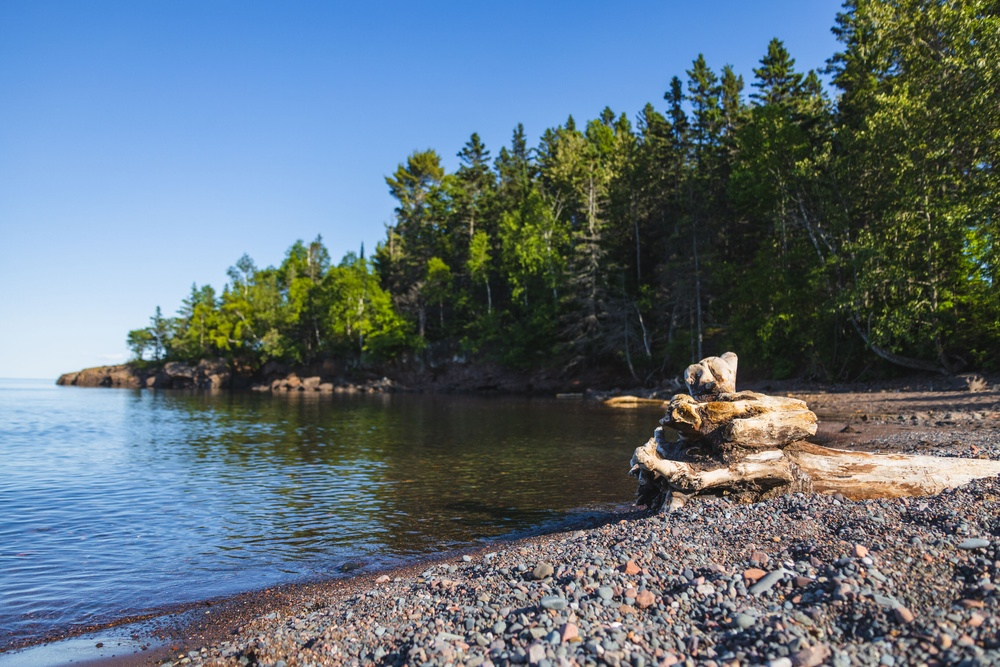
#> input picture examples/image_2.jpg, 1000 x 667 px, shrunk from 3274 x 2183 before the run
$ python -i main.py   (imports and definitions only)
#> lines starting #> are read from the running program, lines starting #| are printed output that depends on the picture; after the words box and inside, x2 and y2 are one past the last pixel; in counts of white or black regions, pixels touching at a corner belong together
### pixelsort/super_pixel_image.py
import numpy as np
from PIL import Image


class SuperPixelImage:
    def __init__(self, image: Image.Image, super_pixel_size: int):
        self.super_pixel_size = super_pixel_size
        self.source_image = image
        self.original_size = image.size
        self.scaled_image = (
            image.reduce(super_pixel_size) if super_pixel_size > 1 else image
        )
        self.size = self.scaled_image.size
        self.average_colors = np.asarray(self.scaled_image)

### pixelsort/sorting.py
import random
import typing

import numpy as np

from pixelsort.super_pixel_image import SuperPixelImage


def sort_image(
    size: typing.Tuple[int, int],
    super_pixel_image: SuperPixelImage,
    mask_data: np.ndarray,
    intervals: typing.List,
    randomness: float,
    sorting_function: typing.Callable[[np.ndarray], np.ndarray],
) -> np.ndarray:
    """Sorts the super pixel grid row by row within the given intervals.

    Returns perm, where perm[y, x] is the source column of the super pixel to
    place at grid position (x, y). Unmasked positions keep their own column.
    """
    width, height = size
    keys = sorting_function(super_pixel_image.average_colors)
    perm = np.tile(np.arange(width), (height, 1))

    for y in range(height):
        masked = np.nonzero(mask_data[y])[0]
        if masked.size == 0:
            continue
        bounds = np.asarray(intervals[y], dtype=np.intp)
        interval_ids = np.searchsorted(bounds, masked, side="right")
        keep_unsorted = np.array(
            [random.random() * 100 < randomness for _ in range(len(bounds) + 1)]
        )
        # Unsorted intervals use the column itself as key, preserving order;
        # lexsort is stable and groups by interval before comparing keys.
        row_keys = np.where(keep_unsorted[interval_ids], masked, keys[y, masked])
        order = np.lexsort((row_keys, interval_ids))
        perm[y, masked] = masked[order]
    return perm


# Sort functions. Each takes the (height, width, 4) array of average colors
# and returns a (height, width) array of sort keys.


def _channels(average_colors: np.ndarray):
    rgb = average_colors.astype(np.float64)
    return rgb[..., 0], rgb[..., 1], rgb[..., 2]


# [7 lines left out: function pixel_lightness, not called in this run]


def lightness(average_colors: np.ndarray) -> np.ndarray:
    """Sort by the lightness of a pixel according to a HLS representation."""
    # taken from rgb_to_hls
    r, g, b = _channels(average_colors)
    maxc = np.maximum(np.maximum(r, g), b)
    minc = np.minimum(np.minimum(r, g), b)
    return (minc + maxc) / 2.0


# [43 lines left out: functions hue, saturation, intensity, minimum, not called in this run]


sorting_choices = {
    "lightness": lightness,
    "hue": hue,
    "intensity": intensity,
    "minimum": minimum,
    "saturation": saturation,
}

### pixelsort/interval.py
import typing
from random import randint, random as random_range

import numpy as np
from PIL import ImageFilter

from pixelsort.sorting import lightness, pixel_lightness
from pixelsort.super_pixel_image import SuperPixelImage


# [17 lines left out: function edge, not called in this run]


def threshold(
    image: SuperPixelImage, lower_threshold: float, upper_threshold: float, **_
) -> typing.List[typing.List[int]]:
    """Intervals defined by lightness thresholds; only pixels with a lightness between the upper and lower thresholds
    are sorted."""
    level = lightness(image.average_colors)
    boundaries = (level < lower_threshold * 255) | (level > upper_threshold * 255)
    return [np.nonzero(row)[0] for row in boundaries]


# [79 lines left out: functions random, waves, file_mask, file_edges, none, not called in this run]


interval_choices = {
    "random": random,
    "threshold": threshold,
    "edges": edge,
    "waves": waves,
    "file": file_mask,
    "file-edges": file_edges,
    "none": none,
}

### pixelsort/main.py
import logging
import typing

import numpy as np
from PIL import Image

from pixelsort.constants import DEFAULTS
from pixelsort.interval import interval_choices
from pixelsort.sorting import sort_image
from pixelsort.sorting import sorting_choices
from pixelsort.util import crop_to
from pixelsort.super_pixel_image import SuperPixelImage


# [122 lines left out: functions pixelsort, _mask_array, _place_blocks, not called in this run]

>>> from PIL import Image
>>> picture = Image.open('../examples/image_2.jpg')
#> picture is the input picture: PIL image 1000x667 RGB; mean R, G, B 96.1, 111.8, 122.8
>>> result = pixelsort(picture)
#> in pixelsort, `mask_image = mask_image if mask_image else Image.new("1", original.siz..`: mask_image: PIL image 1000x667 1; every value is 1
#> in _mask_array, `source = np.asarray(mask_image)[:rows, :cols] > 0`: source: shape (667, 1000) bool; every value is 1
#> in lightness, `r, g, b = _channels(average_colors)`:
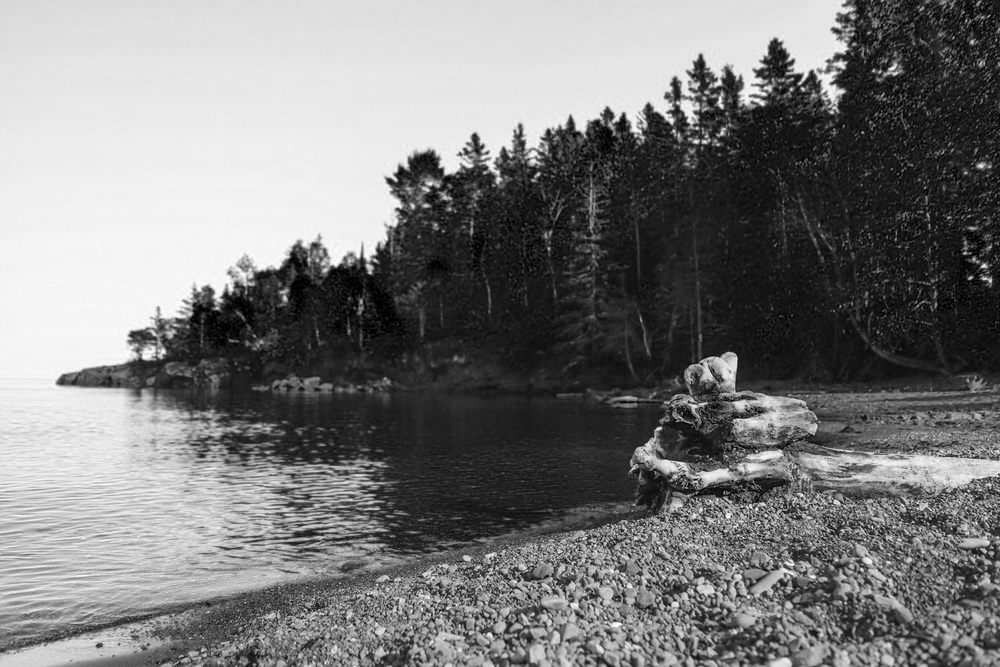
#> b: shape (667, 1000) float64; min 0, max 255, mean 122.8
#> in lightness, `maxc = np.maximum(np.maximum(r, g), b)`:
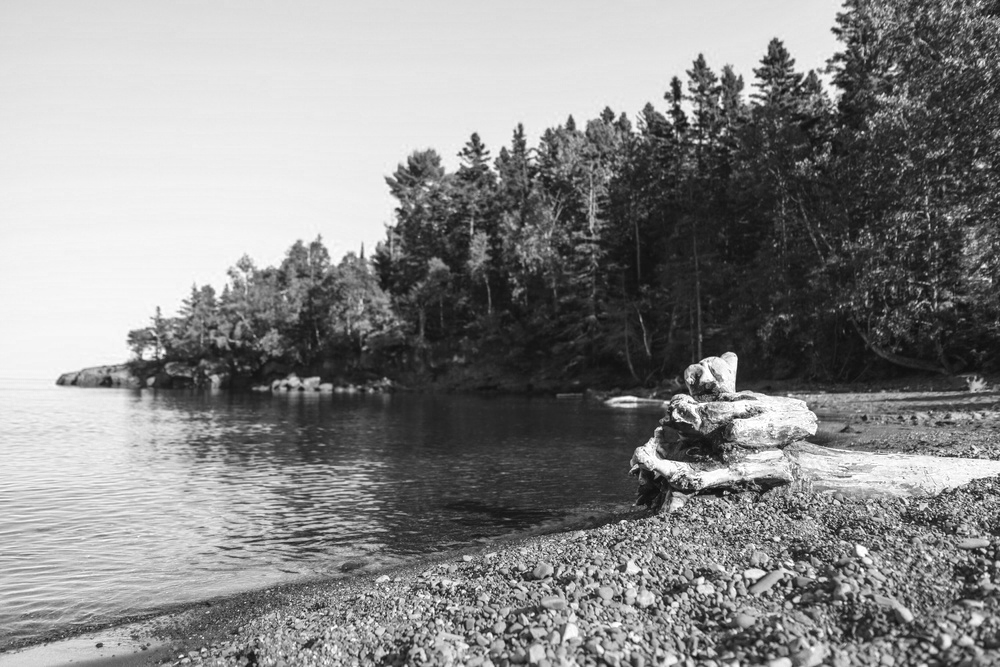
#> maxc: shape (667, 1000) float64; min 10, max 255, mean 135.9
#> in lightness, `minc = np.minimum(np.minimum(r, g), b)`:
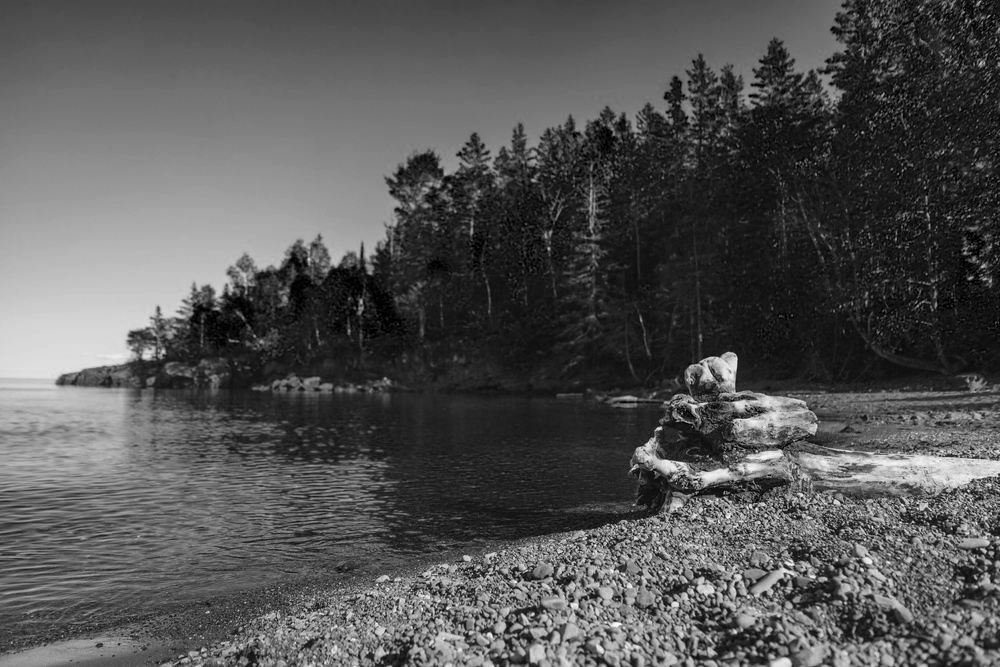
#> minc: shape (667, 1000) float64; min 0, max 253, mean 84.6
#> in lightness, `return (minc + maxc) / 2.0`:
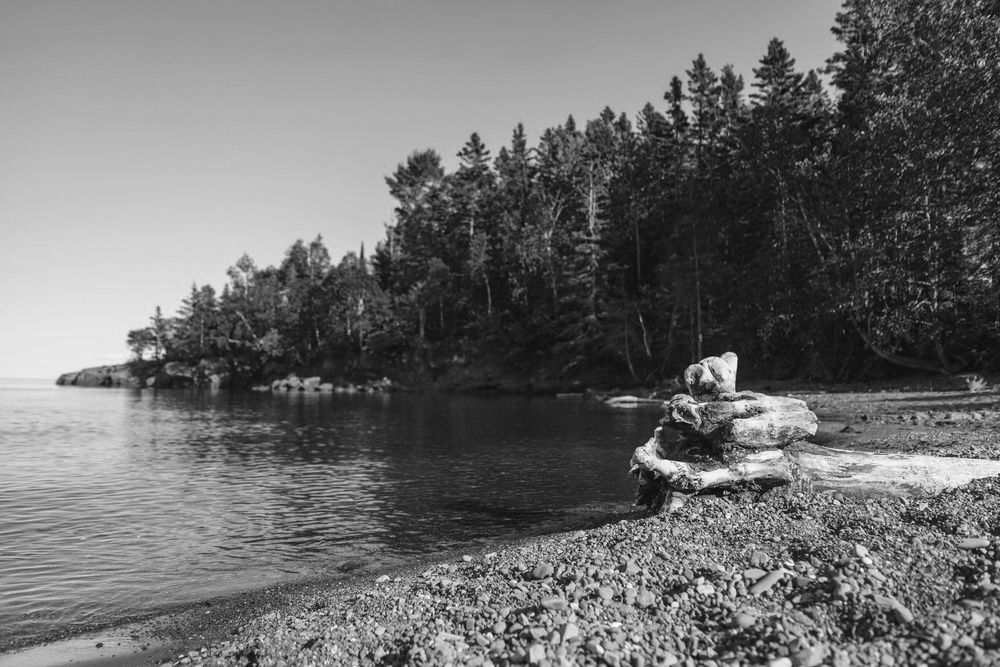
#> returned value: shape (667, 1000) float64; min 5.5, max 254, mean 110.3
#> in threshold, `boundaries = (level < lower_threshold * 255) | (level > upper_threshol..`:
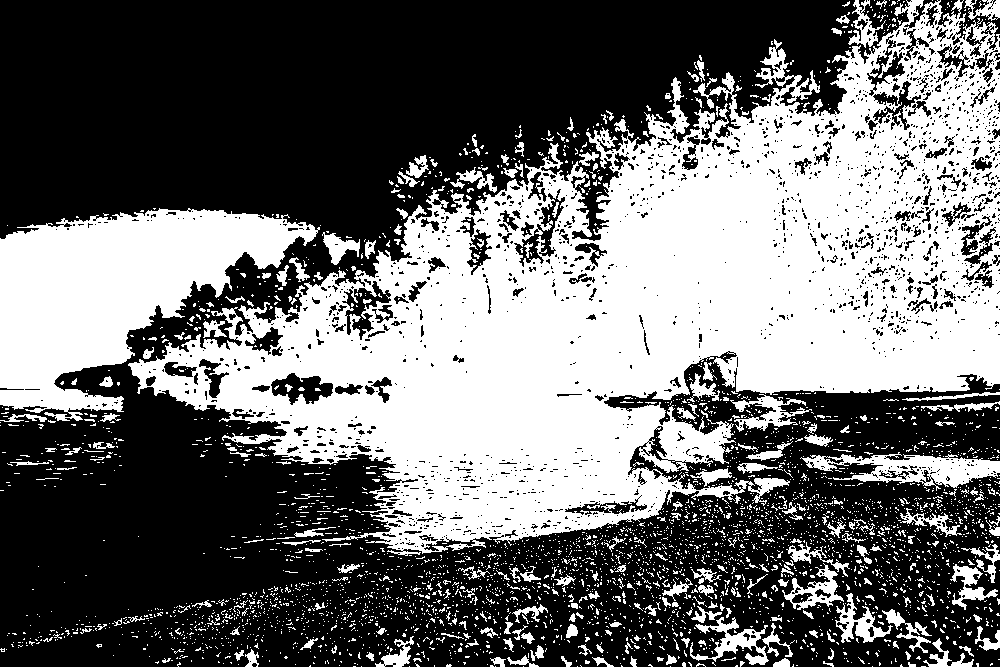
#> boundaries: shape (667, 1000) bool; 42.9% white; 3819 white regions (3546 under 20 px), largest, box (x1, y1, x2, y2) and area: (128, 0, 1000, 556) 212329, (0, 208, 320, 421) 34596, (800, 452, 1000, 491) 3448
#> in pixelsort, `intervals = interval_choices[interval_function]( super_pixel_image, lo..`: intervals = 667 items
#> after the loop in sort_image, `for y in range(height):`:
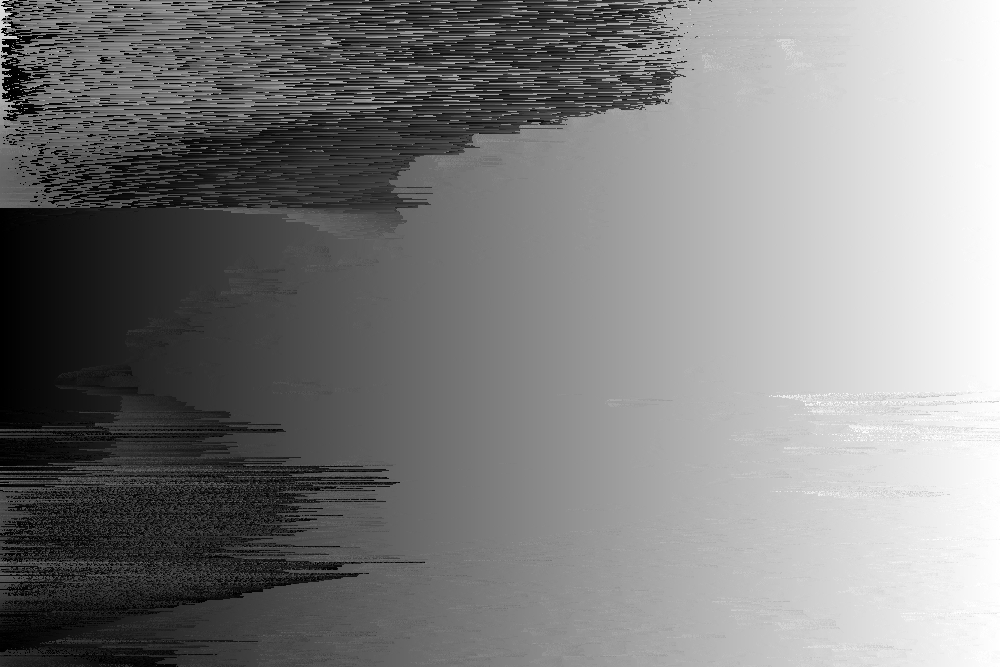
#> perm: shape (667, 1000) int64; min 0, max 999, mean 499.5; drawn with min black and max white
#> in _place_blocks, `output = output.reshape(rows * block, cols * block, 4)`:
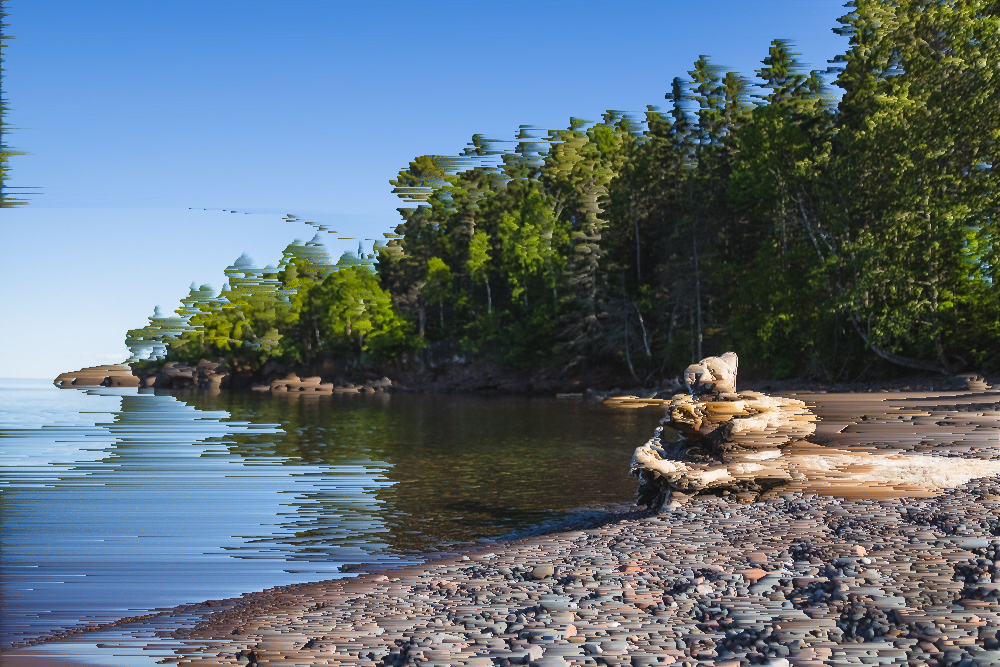
#> output: shape (667, 1000, 4); mean of channels 0, 1, 2, 3 96.1, 111.8, 122.8, 255; drawn as R, G, B

$ run again, on examples/super_pixels.jpg
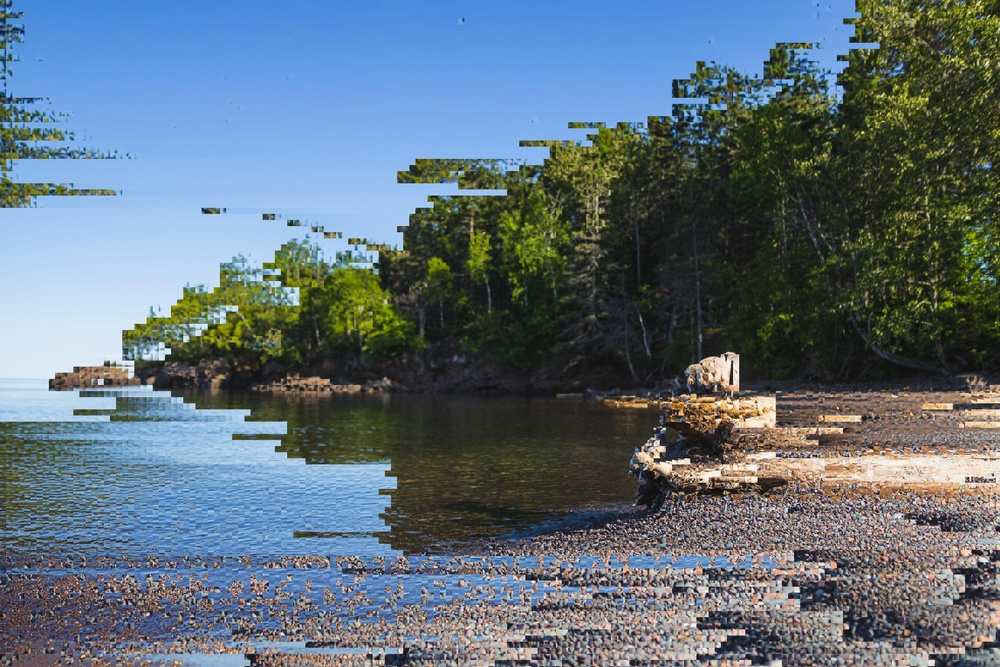
#> input picture examples/super_pixels.jpg, 1000 x 667 px, shrunk from 3274 x 2183 before the run
#> picture is the input picture: PIL image 1000x667 RGB; mean R, G, B 96.1, 111.8, 122.9
#> mask_image: PIL image 1000x667 1; every value is 1
#> source: shape (667, 1000) bool; every value is 1
#> in threshold, `boundaries = (level < lower_threshold * 255) | (level > upper_threshol..`:
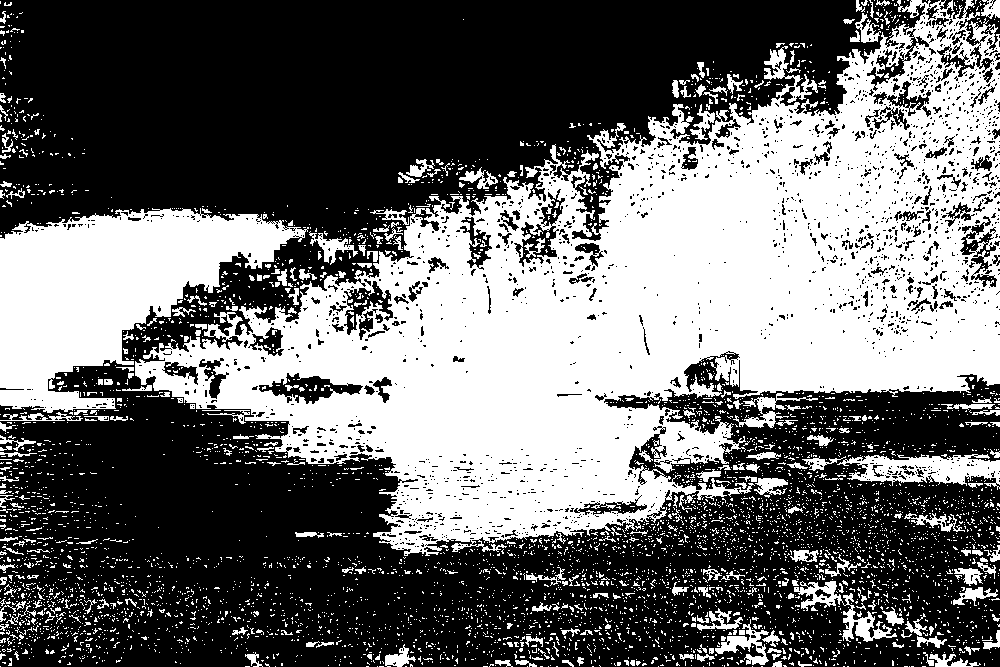
#> boundaries: shape (667, 1000) bool; 42.2% white; 5235 white regions (4933 under 20 px), largest, box (x1, y1, x2, y2) and area: (135, 0, 1000, 556) 208636, (0, 208, 309, 413) 32481, (837, 454, 1000, 490) 3100
#> intervals = 667 items
#> in _place_blocks, `output = output.reshape(rows * block, cols * block, 4)`:
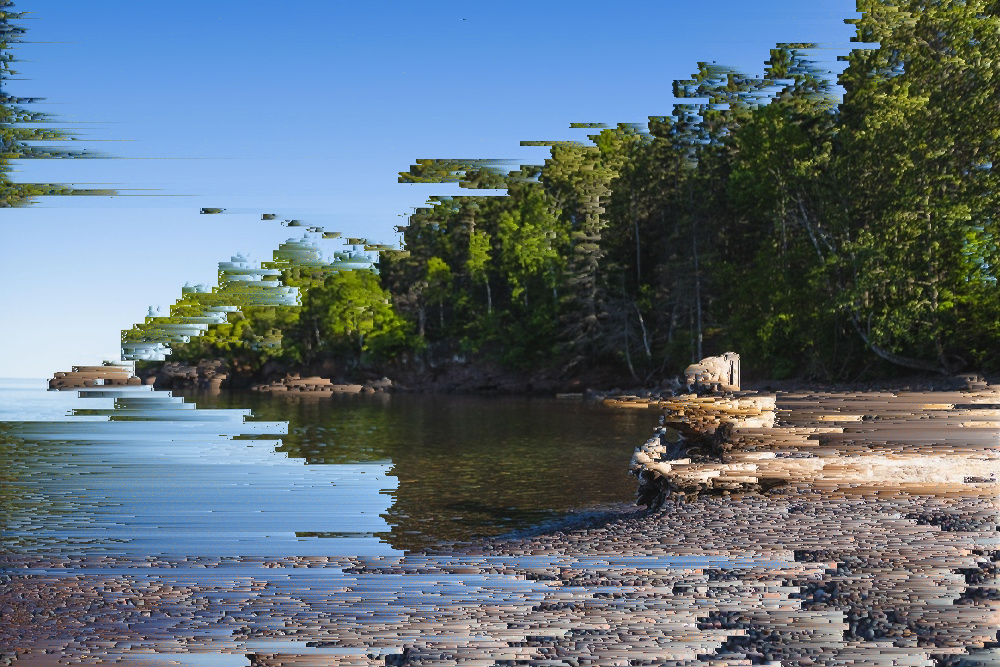
#> output: shape (667, 1000, 4); mean of channels 0, 1, 2, 3 96.1, 111.8, 122.9, 255; drawn as R, G, B
